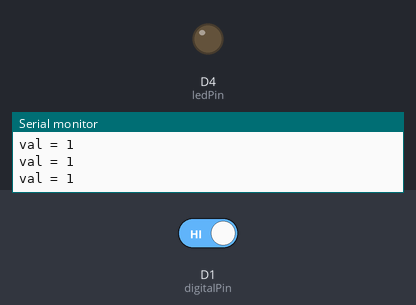
Bench run of a sketch on a simulated ESP8266 (NodeMCU). Parts: output pins drawn as LEDs (lit = HIGH), the last lines printed to the serial monitor. The inputs (shaded band) are chosen by the test bench; at power-on: D1 (digitalPin) HIGH. WiFi joins after 1.5 s; servers stay silent unless stated; uploads are accepted with an empty reply.

Above: at 2.7 s.
2.8 s: D1 (digitalPin) driven LOW
At 3.4 s:
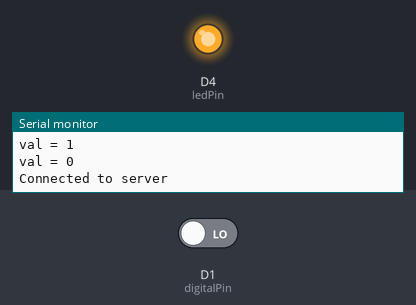
4.3 s: D1 (digitalPin) driven HIGH
At 6.9 s:
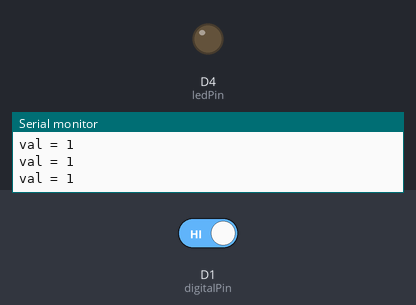
Timing chart, 0 to 8.4 s (numbered marks = the images above; inputs shaded):
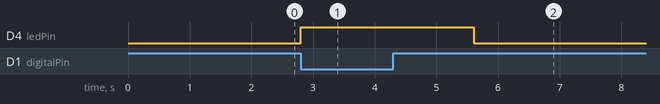

Measured:
- after the input at 2.8 s, D4 (ledPin): LOW → HIGH at once
- after the input at 4.3 s, D4 (ledPin): HIGH → LOW after 1.3 s

The sketch:

base.ino
```cpp
#include <ESP8266WiFi.h>

// WiFi network credentials
const char* ssid = "Ponix_BKK_2.4G";
const char* password = "098789";

// Server details
const char* server = "localhost";

// IR sensor and LED pin
const int ledPin = 2;
const int digitalPin = D1;
int val = 0;

// WiFi client
WiFiClient client;

// Function prototypes
void connectWiFi();
void sendToServer(int data);

void setup() {
  pinMode(ledPin, OUTPUT);
  pinMode(digitalPin, INPUT);
  Serial.begin(9600);
  connectWiFi(); // Connect to WiFi
}

void loop() {
  // Check if WiFi is connected
  if (WiFi.status() != WL_CONNECTED) {
    Serial.println("WiFi connection lost, reconnecting...");
    connectWiFi(); // Reconnect to WiFi
    return; // Exit loop
  }

  // Read sensor value
  val = digitalRead(digitalPin);
  Serial.print("val = ");
  Serial.println(val);

  // Send data to server when IR object detected
  if (val == 0) {
    digitalWrite(ledPin, HIGH);
    sendToServer(val);
  } else {
    digitalWrite(ledPin, LOW);
  }

  delay(100);
}

// Function to connect to WiFi
void connectWiFi() {
  Serial.print("Connecting to WiFi");
  WiFi.begin(ssid, password);
  while (WiFi.status() != WL_CONNECTED) {
    delay(500);
    Serial.print(".");
  }
  Serial.println("WiFi connected");
}

// Function to send data to server
void sendToServer(int data) {
  if (client.connect(server, 80)) {
    Serial.println("Connected to server");
    client.print("GET /script.php?ir_data=");
    client.print(data);
    client.println(" HTTP/1.1");
    client.print("Host: ");
    client.println(server);
    client.println("Connection: close");
    client.println();
    delay(1000);
    while (client.available()) {
      char c = client.read();
      Serial.print(c);
    }
    client.stop();
  } else {
    Serial.println("Connection failed");
  }
}
```
